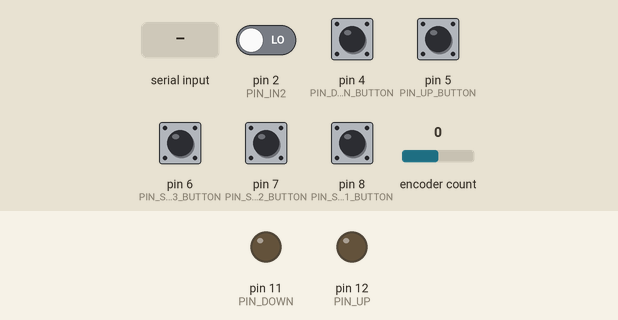
Simulated run of this sketch. Board: Arduino Uno, built with avr-gcc and run on an emulated ATmega328P. On the bench: output pins drawn as LEDs (lit = HIGH). The inputs (shaded band) are chosen by the test bench; at power-on: pin 4 (PIN_DOWN_BUTTON), pin 5 (PIN_UP_BUTTON), pin 6 (PIN_SETTING3_BUTTON), pin 7 (PIN_SETTING2_BUTTON), pin 8 (PIN_SETTING1_BUTTON) HIGH, pin 2 (PIN_IN2) LOW, encoder count 0. EEPROM starts erased; what the sketch prints to the serial monitor is not drawn.

Above: at 1.2 s.
1.3 s: pin 8 (PIN_SETTING1_BUTTON) pulled LOW for 0.15 s
At 1.8 s:
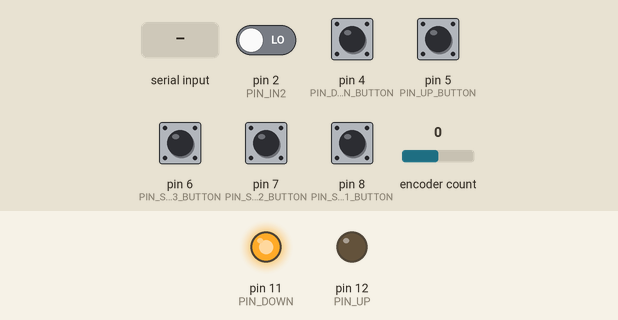
3.9 s: pin 5 (PIN_UP_BUTTON) pulled LOW for 0.15 s
At 3.98 s:
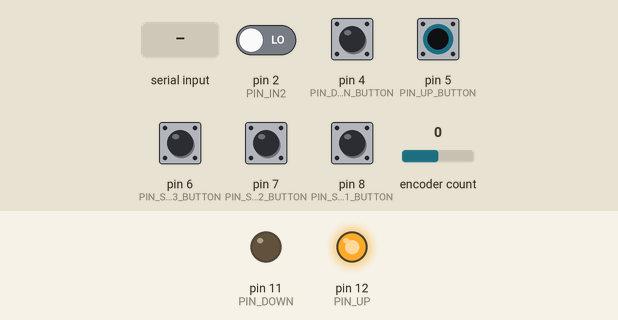
5.5 s: pin 6 (PIN_SETTING3_BUTTON) pulled LOW for 0.15 s
At 7.6 s:
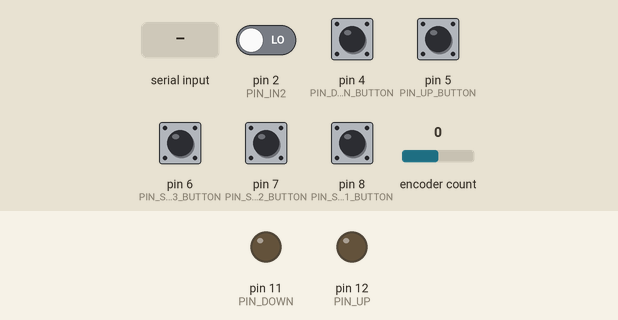
8.1 s: "a\n" received over Serial
At 8.9 s:
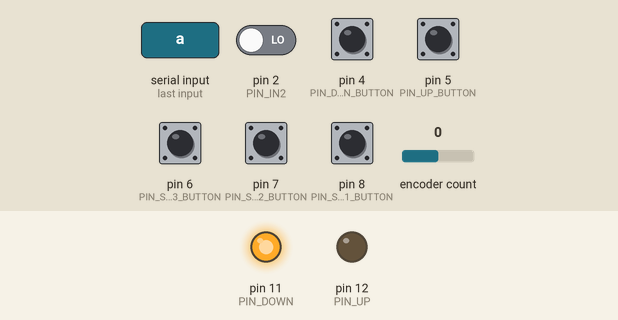
10.6 s: "b\n" received over Serial
At 12.4 s:
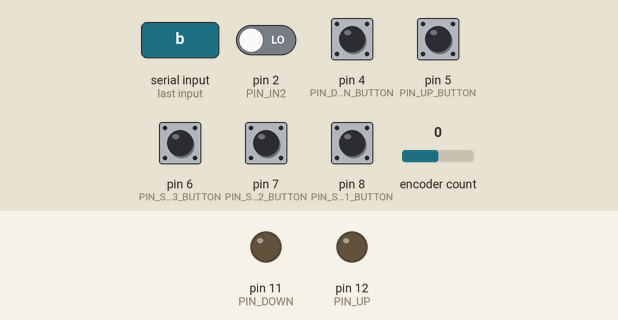
13.1 s: pin 6 (PIN_SETTING3_BUTTON) pulled LOW for 1 s
At 13.5 s:
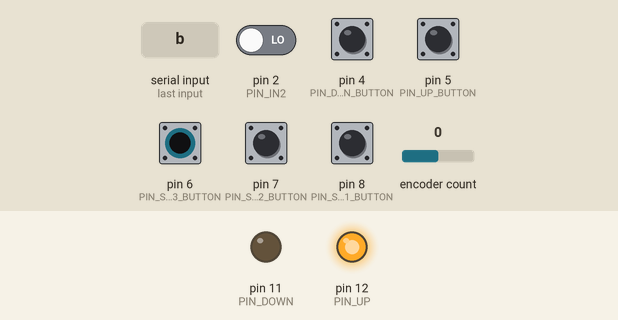
Timing chart, 0 to 16.6 s (numbered marks = the images above; inputs shaded):
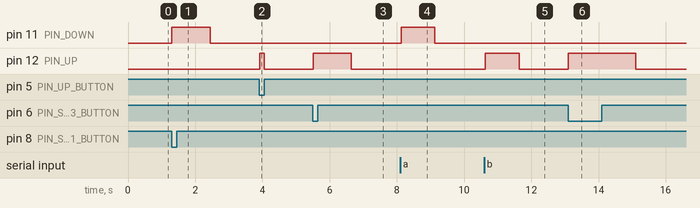

Measured:
- after the input at 1.3 s, pin 11 (PIN_DOWN): LOW → HIGH at once, → LOW 1.1 s later
- after the input at 3.9 s, pin 12 (PIN_UP): LOW → HIGH at once, → LOW 0.14 s later
- after the input at 5.5 s, pin 12 (PIN_UP): LOW → HIGH at once, → LOW 1.1 s later
- after the input at 8.1 s, pin 11 (PIN_DOWN): LOW → HIGH at once, → LOW 1.0 s later
- after the input at 10.6 s, pin 12 (PIN_UP): LOW → HIGH at once, → LOW 1.0 s later
- after the input at 13.1 s, pin 12 (PIN_UP): LOW → HIGH at once, → LOW 2.0 s later

The sketch:

StandingDeskController.ino
```cpp
#include <Arduino.h>
#include <RotaryEncoder.h> // by Matthias Hertal
#include <EEPROM.h>

#define SERIAL_BAUD 9600

#define EEPROM_ADDRESS 10
#define EMPTY_VALUE 0xFFFF

enum DeskState {
  IDLE, MOVING_UP, MOVING_DOWN, MANUAL, HOME
};

const char* deskStateToString(DeskState state) {
    switch (state) {
        case IDLE:       return "idle";
        case MOVING_UP:  return "movingUp";
        case MOVING_DOWN:return "movingDown";
        case MANUAL:     return "manual";
        case HOME:       return "home";
        default:         return "unknown";
    }
}

#define PIN_IN1 3
#define PIN_IN2 2

#define PIN_DOWN 11
#define PIN_UP 12

bool downState = HIGH;
bool upState = HIGH;

DeskState deskState = IDLE;

#define PIN_DOWN_BUTTON 4
#define PIN_UP_BUTTON 5

#define PIN_SETTING1_BUTTON 8
#define PIN_SETTING2_BUTTON 7
#define PIN_SETTING3_BUTTON 6

unsigned long lastMovementTime = 0;

float lowestDeskHeight = 700;
float heightOffset = 0.8;

int requestedPos = 0;
int posOne = int(lowestDeskHeight);
int posTwo = 750;
int posThree = 1000;

static int pos = 0;

bool isDeskHomed = false;

// A pointer to the dynamic created rotary encoder instance.
// This will be done in setup()
RotaryEncoder *encoder = nullptr;

void setup() {
  lastMovementTime = millis();
  // Serial.begin(115200);
  // while (!Serial);
  // Serial.println("InterruptRotator example for the RotaryEncoder library.");

  // setup the rotary encoder functionality

  // use FOUR3 mode when PIN_IN1, PIN_IN2 signals are always HIGH in latch position.
  // encoder = new RotaryEncoder(PIN_IN1, PIN_IN2, RotaryEncoder::LatchMode::FOUR3);

  // use FOUR0 mode when PIN_IN1, PIN_IN2 signals are always LOW in latch position.
  // encoder = new RotaryEncoder(PIN_IN1, PIN_IN2, RotaryEncoder::LatchMode::FOUR0);

  // use TWO03 mode when PIN_IN1, PIN_IN2 signals are both LOW or HIGH in latch position.
  encoder = new RotaryEncoder(PIN_IN1, PIN_IN2, RotaryEncoder::LatchMode::TWO03);

  attachInterrupt(digitalPinToInterrupt(PIN_IN1), checkPosition, CHANGE);
  attachInterrupt(digitalPinToInterrupt(PIN_IN2), checkPosition, CHANGE);

  pinMode(PIN_DOWN, OUTPUT);
  pinMode(PIN_UP, OUTPUT);

  pinMode(PIN_DOWN_BUTTON, INPUT);
  pinMode(PIN_UP_BUTTON, INPUT);
  pinMode(PIN_SETTING1_BUTTON, INPUT);
  pinMode(PIN_SETTING2_BUTTON, INPUT);
  pinMode(PIN_SETTING3_BUTTON, INPUT);

  digitalWrite(PIN_DOWN, !downState);
  digitalWrite(PIN_UP, !upState);

  Serial.begin(SERIAL_BAUD);

  int storedValue = loadFromEEPROM();
  if (storedValue == -1) {
    isDeskHomed = false;
  } else {
    isDeskHomed = true;
    pos = storedValue;
    encoder->setPosition(storedValue);
  }
}

void loop() {
  encoder->tick();

  int newPos = encoder->getPosition();
  if (pos != newPos) {
    pos = newPos;
    lastMovementTime = millis();
  }

  int downSwitch = digitalRead(PIN_DOWN_BUTTON);
  int upSwitch = digitalRead(PIN_UP_BUTTON);
  int setting1Switch = digitalRead(PIN_SETTING1_BUTTON);
  int setting2Switch = digitalRead(PIN_SETTING2_BUTTON);
  int setting3Switch = digitalRead(PIN_SETTING3_BUTTON);

  if (downSwitch == 0) {
    deskState = MANUAL;
    setDownState(LOW);
    setUpState(HIGH);
  } else if (upSwitch == 0) {
    setDownState(HIGH);
    setUpState(LOW);
    deskState = MANUAL;
  } else if (deskState == MANUAL) {
    setDownState(HIGH);
    setUpState(HIGH);
    deskState = IDLE;
    saveToEEPROM(pos);
  }

  if (setting1Switch == 0) {
    deskState = HOME;
    lastMovementTime = millis();
    // goToPos(posOne, newPos);
  }

  if (setting2Switch == 0) {
    goToPos(posTwo, newPos);
  }

  if (setting3Switch == 0) {
     goToPos(posThree, newPos);
  }

  checkSerial(newPos);

  switch (deskState) {
    case IDLE:
      break;
    case MOVING_UP:
      if (downState == LOW) {
        setDownState(HIGH);
      }
      if (newPos < requestedPos) {
        setUpState(LOW);
      } else if (newPos >= requestedPos) {
        setUpState(HIGH);
        deskState = IDLE;
        saveToEEPROM(pos);
      }
      checkForMovement();
      break;
    case MOVING_DOWN:
      if (upState == LOW) {
        setUpState(HIGH);
      }
      if (newPos > requestedPos) {
        setDownState(LOW);
      } else if (newPos <= requestedPos) {
        setDownState(HIGH);
        deskState = IDLE;
        saveToEEPROM(pos);
      }
      checkForMovement();
      break;
    case MANUAL:
      checkForMovement();
      break;
    case HOME:
      if (downState == HIGH) {
        setDownState(LOW);
        setUpState(HIGH);
      }
      checkForMovement();
      break;
  }

  if (isDeskHomed) {
    Serial.println(deskStateToString(deskState));
    int mmPos = (pos * heightOffset) + lowestDeskHeight;
    Serial.println(mmPos);
  } else {
    Serial.println("unhomed");
  }
}

// new pos in mm, and current pos in steps
void goToPos(int mmPos, int currentPos) {
    if (!isDeskHomed) {
      return;
    }

    // convert mm to step count
    requestedPos = int((mmPos - lowestDeskHeight) / heightOffset);

    if (currentPos > requestedPos) {
      if (deskState == MOVING_UP) {
        deskState = IDLE;
        saveToEEPROM(pos);
      } else {
        deskState = MOVING_DOWN;
      }
      lastMovementTime = millis();
    } else if (currentPos < requestedPos) {
      if (deskState == MOVING_DOWN) {
        deskState = IDLE;
        saveToEEPROM(pos);
      } else {
        deskState = MOVING_UP;
      }
      lastMovementTime = millis();
    }
}

void checkForMovement() {
  // turn off if no movemnt detected
  if (millis() - lastMovementTime > 1000 && (downState == LOW || upState == LOW)) {
    setDownState(HIGH);
    setUpState(HIGH);
    if (deskState == HOME) {
      encoder->setPosition(0);
      isDeskHomed = true;
    }
    deskState = IDLE;
    lastMovementTime = millis();
    saveToEEPROM(pos);
  }
}

void checkPosition() {
  encoder->tick(); // just call tick() to check the state.
}

void setDownState(bool state) {
  if (downState != state) {
    downState = state;
    digitalWrite(PIN_DOWN, !downState);
  }
}

void setUpState(bool state) {
  if (upState != state) {
    upState = state;
    digitalWrite(PIN_UP, !upState);
  }
}

void checkSerial(int currentPos) {
      if (Serial.available()) {
        String input = Serial.readStringUntil('\n'); // Read the input until newline
        input.trim(); // Remove leading and trailing spaces

        if (input.length() == 1 && isAlpha(input[0])) {
            // If input is a single letter (a-z), trigger corresponding function
              handleLetter(input[0], currentPos);
        } else if (isNumeric(input)) {

            // If input is a number (0-9999), update state
            int number = input.toInt();
            if (number >= 0 && number <= 9999 && number >= lowestDeskHeight) {
              goToPos(number, currentPos);
            }
        }
    }
}

void handleLetter(char letter, int currentPos) {
    switch (letter) {
        case 'a':
        Serial.println("Action A triggered!");
        deskState = HOME;
        lastMovementTime = millis();
        break;
        case 'b':
        Serial.println("Action B triggered!");
        goToPos(posTwo, currentPos);
        break;
        case 'c':
        Serial.println("Action B triggered!");
        goToPos(posThree, currentPos);
        break;

        case 's': // stop
        lastMovementTime = 0;
        break;

        default:
        break;
    }
}

bool isNumeric(String str) {
    for (int i = 0; i < str.length(); i++) {
        if (!isDigit(str[i])) return false;
    }
    return true;
}

void saveToEEPROM(int value) {
    EEPROM.put(EEPROM_ADDRESS, value);
}

int loadFromEEPROM() {
    int value;
    EEPROM.get(EEPROM_ADDRESS, value);

    // Check if the read value is uninitialized (all bytes set to 0xFF)
    if (value == EMPTY_VALUE) {
        Serial.println("No valid data found in EEPROM.");
        return -1;  // Return a default value or handle accordingly
    }
    return value;
}
```
